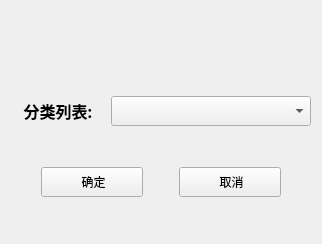
<?xml version="1.0" encoding="UTF-8"?>
<ui version="4.0">
 <class>ExchangeType</class>
 <widget class="QWidget" name="ExchangeType">
  <property name="geometry">
   <rect>
    <x>0</x>
    <y>0</y>
    <width>322</width>
    <height>244</height>
   </rect>
  </property>
  <property name="windowTitle">
   <string>Form</string>
  </property>
  <layout class="QVBoxLayout" name="verticalLayout">
   <item>
    <spacer name="horizontalSpacer_2">
     <property name="orientation">
      <enum>Qt::Horizontal</enum>
     </property>
     <property name="sizeHint" stdset="0">
      <size>
       <width>40</width>
       <height>25</height>
      </size>
     </property>
    </spacer>
   </item>
   <item>
    <spacer name="horizontalSpacer">
     <property name="orientation">
      <enum>Qt::Horizontal</enum>
     </property>
     <property name="sizeHint" stdset="0">
      <size>
       <width>40</width>
       <height>25</height>
      </size>
     </property>
    </spacer>
   </item>
   <item>
    <layout class="QHBoxLayout" name="horizontalLayout">
     <item>
      <widget class="QLabel" name="label">
       <property name="font">
        <font>
         <family>宋体</family>
         <pointsize>12</pointsize>
         <weight>75</weight>
         <bold>true</bold>
        </font>
       </property>
       <property name="text">
        <string>分类列表:</string>
       </property>
       <property name="alignment">
        <set>Qt::AlignCenter</set>
       </property>
      </widget>
     </item>
     <item>
      <widget class="QComboBox" name="comboBoxType">
       <property name="minimumSize">
        <size>
         <width>200</width>
         <height>30</height>
        </size>
       </property>
      </widget>
     </item>
    </layout>
   </item>
   <item>
    <layout class="QHBoxLayout" name="horizontalLayout_2">
     <item>
      <spacer name="horizontalSpacer_3">
       <property name="orientation">
        <enum>Qt::Horizontal</enum>
       </property>
       <property name="sizeHint" stdset="0">
        <size>
         <width>40</width>
         <height>20</height>
        </size>
       </property>
      </spacer>
     </item>
     <item>
      <widget class="QPushButton" name="pushButtonOk">
       <property name="minimumSize">
        <size>
         <width>102</width>
         <height>30</height>
        </size>
       </property>
       <property name="styleSheet">
        <string notr="true"/>
       </property>
       <property name="text">
        <string> 确定</string>
       </property>
       <property name="icon">
        <iconset resource="../../../res.qrc">
         <normaloff>:/image/image/确认.png</normaloff>:/image/image/确认.png</iconset>
       </property>
      </widget>
     </item>
     <item>
      <spacer name="horizontalSpacer_5">
       <property name="orientation">
        <enum>Qt::Horizontal</enum>
       </property>
       <property name="sizeHint" stdset="0">
        <size>
         <width>40</width>
         <height>20</height>
        </size>
       </property>
      </spacer>
     </item>
     <item>
      <widget class="QPushButton" name="pushButtonCancel">
       <property name="minimumSize">
        <size>
         <width>102</width>
         <height>30</height>
        </size>
       </property>
       <property name="styleSheet">
        <string notr="true"/>
       </property>
       <property name="text">
        <string> 取消</string>
       </property>
       <property name="icon">
        <iconset resource="../../../res.qrc">
         <normaloff>:/image/image/cancel.png</normaloff>:/image/image/cancel.png</iconset>
       </property>
      </widget>
     </item>
     <item>
      <spacer name="horizontalSpacer_4">
       <property name="orientation">
        <enum>Qt::Horizontal</enum>
       </property>
       <property name="sizeHint" stdset="0">
        <size>
         <width>40</width>
         <height>20</height>
        </size>
       </property>
      </spacer>
     </item>
    </layout>
   </item>
  </layout>
 </widget>
 <resources>
  <include location="../../../res.qrc"/>
 </resources>
 <connections/>
</ui>
